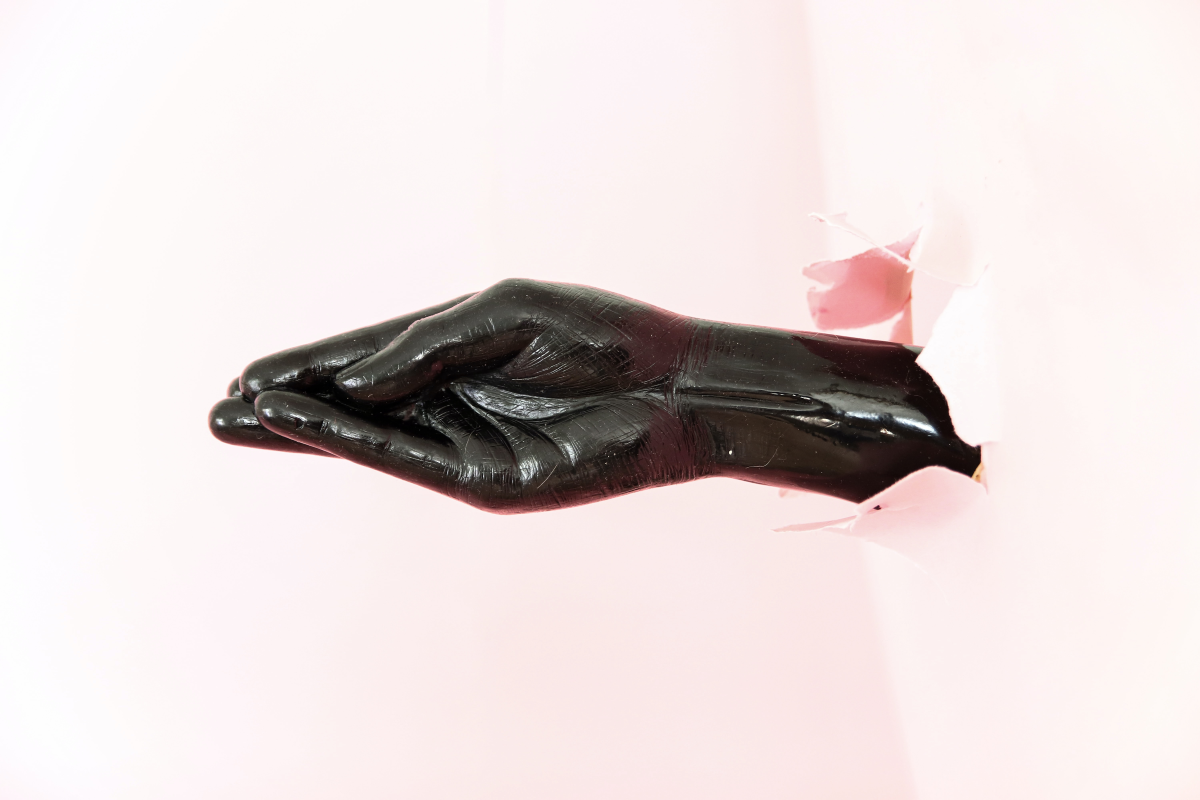
#> input picture opencv_study/test1.jpg, 6000 x 4000 px, given in place of the camera (shown at 1/5 size)
$ python study10.py
#> lines starting #> are read from the running program, lines starting #| are printed output that depends on the picture; after the words box and inside, x2 and y2 are one past the last pixel; in counts of white or black regions, pixels touching at a corner belong together
import cv2 as cv
import numpy as np


hsv = 0
lower_blue1 = 0
upper_blue1 = 0
lower_blue2 = 0
upper_blue2 = 0
lower_blue3 = 0
upper_blue3 = 0


def nothing(x):
    pass

# [51 lines left out: function mouse_callback, not called in this run]


cv.namedWindow('img_color')
cv.setMouseCallback('img_color', mouse_callback)

cv.namedWindow('img_result')
cv.createTrackbar('threshold', 'img_result', 0, 255, nothing)
cv.setTrackbarPos('threshold', 'img_result', 30)

cap = cv.VideoCapture(0)

while(True):
    #img_color = cv.imread('2.jpg')
    ret,img_color = cap.read()
#> img_color is the input picture: shape (4000, 6000, 3); mean B, G, R 218.2, 219, 229.1
    height, width = img_color.shape[:2]
#> height = 4000; width = 6000
    img_color = cv.resize(img_color, (width, height), interpolation=cv.INTER_AREA)

    # 원본 영상을 HSV 영상으로 변환합니다.
    img_hsv = cv.cvtColor(img_color, cv.COLOR_BGR2HSV)
#> img_hsv: shape (4000, 6000, 3); mean H, S, V 44, 18.3, 229.2

    # 범위 값으로 HSV 이미지에서 마스크를 생성합니다.
    img_mask1 = cv.inRange(img_hsv, lower_blue1, upper_blue1)
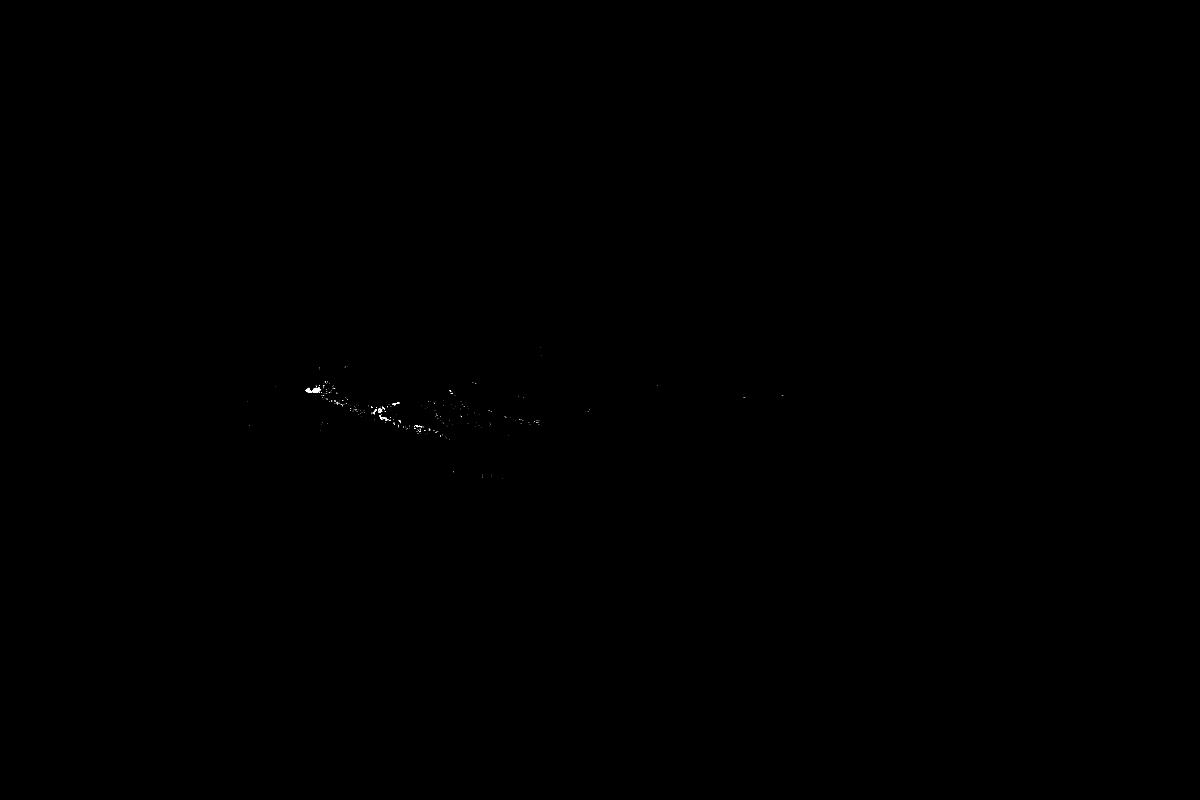
#> img_mask1: shape (4000, 6000) (shown at 1/5 size); 0.01% white; 393 white regions (380 under 20 px), largest, box (x1, y1, x2, y2) and area: (1563, 1936, 1596, 1965) 519, (1526, 1939, 1560, 1964) 390, (1962, 2012, 1997, 2026) 196
    img_mask2 = cv.inRange(img_hsv, lower_blue2, upper_blue2)
    img_mask3 = cv.inRange(img_hsv, lower_blue3, upper_blue3)
    img_mask = img_mask1 | img_mask2 | img_mask3

    kernel = np.ones((11,11), np.uint8)
    img_mask = cv.morphologyEx(img_mask, cv.MORPH_OPEN, kernel)
#> img_mask: shape (4000, 6000); 0% white; 1 white region, box (x1, y1, x2, y2) and area: (1568, 1944, 1581, 1960) 208
    img_mask = cv.morphologyEx(img_mask, cv.MORPH_CLOSE, kernel)

    # 마스크 이미지로 원본 이미지에서 범위값에 해당되는 영상 부분을 획득합니다.
    img_result = cv.bitwise_and(img_color, img_color, mask=img_mask)
#> img_result: shape (4000, 6000, 3); every value is 0


    numOfLabels, img_label, stats, centroids = cv.connectedComponentsWithStats(img_mask)
#> numOfLabels = 2; stats = [[0, 0, 6000, 4000, 23999792], [1568, 1944, 13, 16, 208]]; centroids = [[2999.5, 1999.5], [1574, 1951.5]]

    for idx, centroid in enumerate(centroids):
        if stats[idx][0] == 0 and stats[idx][1] == 0:
            continue

        if np.any(np.isnan(centroid)):
            continue

        x,y,width,height,area = stats[idx]
        # [4 lines of commented-out code are left out]
        if  250 > height > 150:

            if 160 > width > 80:
                centerX,centerY = int(centroid[0]), int(centroid[1])
                #print(centerX, centerY)
                print(height)
                cv.putText(img_color,'X : ' + str(centerX), (10, 20), cv.FONT_HERSHEY_SIMPLEX, 0.5, (0, 0, 0), 1, lineType=cv.LINE_AA)
                cv.putText(img_color,'Y : ' + str(centerY), (10, 50), cv.FONT_HERSHEY_SIMPLEX, 0.5, (0, 0, 0), 1, lineType=cv.LINE_AA)
                if 400>centerX >200:
                    if 200 >centerY >100:
                        cv.putText(img_color,'BP : COKE', (10, 80), cv.FONT_HERSHEY_SIMPLEX, 0.5, (0, 0, 0), 1, lineType=cv.LINE_AA)
                    elif 300>centerY >200:
                        cv.putText(img_color,'BP : CIDER' , (10, 80), cv.FONT_HERSHEY_SIMPLEX, 0.5, (0, 0, 0), 1, lineType=cv.LINE_AA)
                    else:
                        cv.putText(img_color,'BP : WATER' , (10, 80), cv.FONT_HERSHEY_SIMPLEX, 0.5, (0, 0, 0), 1, lineType=cv.LINE_AA)

                elif centerX >400:
                    if 200 >centerY >100:
                        cv.putText(img_color,'BP : Fanta', (10, 80), cv.FONT_HERSHEY_SIMPLEX, 0.5, (0, 0, 0), 1, lineType=cv.LINE_AA)
                    elif 300>centerY >200:
                        cv.putText(img_color,'BP : Power Aid' , (10, 80), cv.FONT_HERSHEY_SIMPLEX, 0.5, (0, 0, 0), 1, lineType=cv.LINE_AA)
                    else:
                        cv.putText(img_color,'BP : Gatorade' , (10, 80), cv.FONT_HERSHEY_SIMPLEX, 0.5, (0, 0, 0), 1, lineType=cv.LINE_AA)

                else:
                    if 200 >centerY >100:
                        cv.putText(img_color,'BP : Virak Sikhye', (10, 80), cv.FONT_HERSHEY_SIMPLEX, 0.5, (0, 0, 0), 1, lineType=cv.LINE_AA)
                    elif 300 >centerY >200:
                        cv.putText(img_color,'BP : HELLO' , (10, 80), cv.FONT_HERSHEY_SIMPLEX, 0.5, (0, 0, 0), 1, lineType=cv.LINE_AA)
                    else:
                        cv.putText(img_color,'BP : WORLD' , (10, 80), cv.FONT_HERSHEY_SIMPLEX, 0.5, (0, 0, 0), 1, lineType=cv.LINE_AA)

                cv.circle(img_color, (centerX, centerY), 10, (0,0,255), 10)
                cv.rectangle(img_color, (x,y), (x+width,y+height), (0,0,255))
#> this loop made 2 passes
#> (centroid, x, y, width, height, area) on pass 2: ([1574, 1951.5], 1568, 1944, 13, 16, 208)

    cv.imshow('img_color', img_color)
    cv.imshow('img_mask', img_mask)
    cv.imshow('img_result', img_result)


    # ESC 키누르면 종료
    if cv.waitKey(1) & 0xFF == 27:
#> (key Esc is pressed here)
        break


cv.destroyAllWindows()
